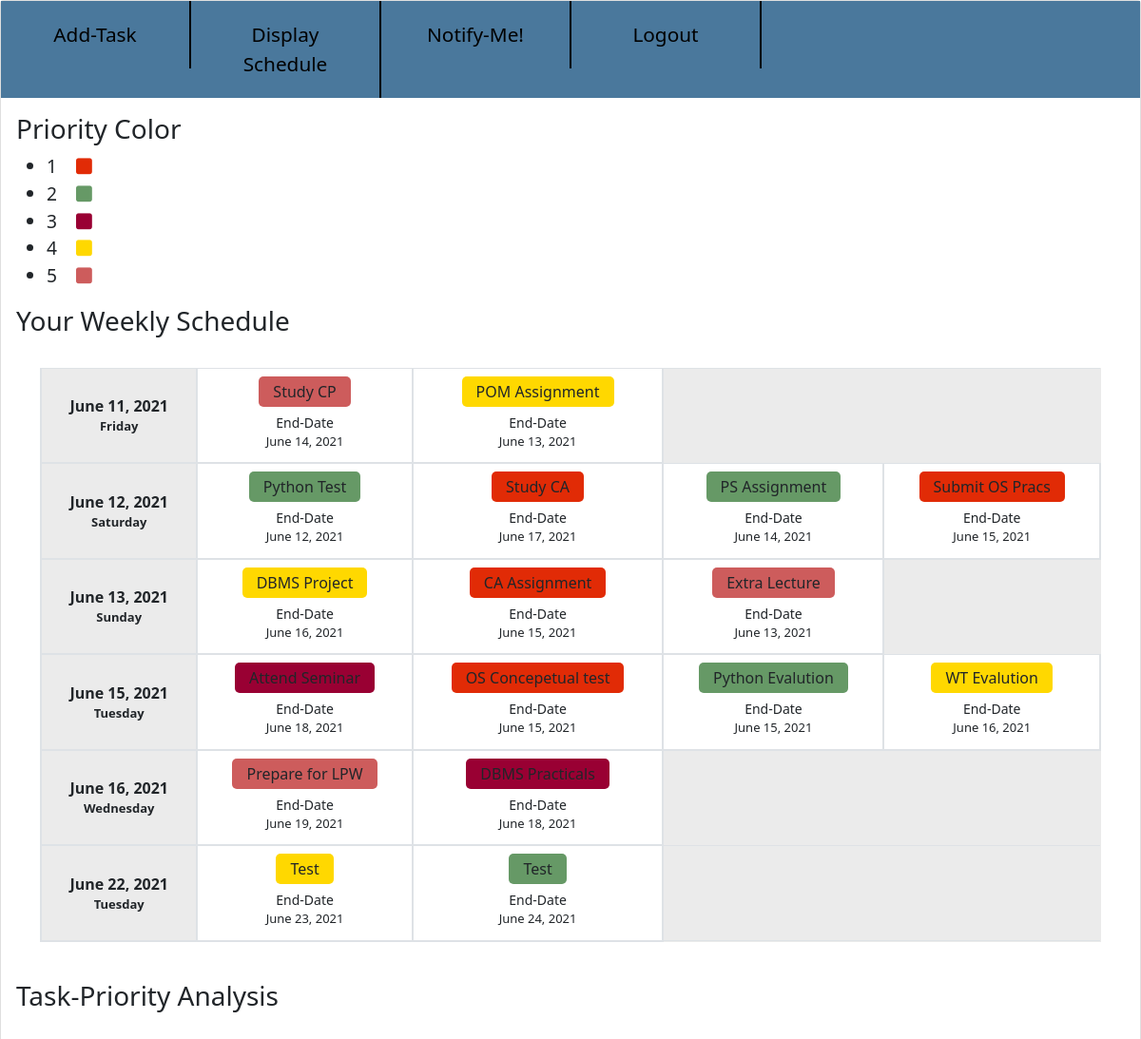
/task/showtasks/ (signed in), run on the app's committed database.
### task/models.py (models this page shows, shortened)
class Task_Details(models.Model):
    Email = models.ForeignKey(User_Table, on_delete=models.CASCADE)
    TaskName = models.CharField(max_length = 50)
    TaskDescription = models.CharField(max_length = 150)
    Priority = models.CharField(max_length = 2)
    StartDate = models.DateField()
    EndDate = models.DateField()
    Day = models.CharField(max_length = 10, default = 0)

### task/views.py (the view)
# urls.py: path('showtasks/',views.DisplayTaskPage, name='DisplayTaskPage'),
def DisplayTaskPage(request):
    task_dets = Task_Details.objects.filter(Email = request.session['email'])
    dates = Task_Details.objects.values('StartDate','Day').filter(Email = request.session['email']).order_by('StartDate').distinct()
    p1 = Task_Details.objects.filter(Priority = 1).count()
    p2 = Task_Details.objects.filter(Priority = 2).count()
    p3 = Task_Details.objects.filter(Priority = 3).count()
    p4 = Task_Details.objects.filter(Priority = 4).count()
    p5 = Task_Details.objects.filter(Priority = 5).count()
    return render(request,"task/DisplayTask.html",{'tasks':task_dets,'dates':dates,'p1':p1,'p2':p2,'p3':p3,'p4':p4,'p5':p5})

### task/templates/task/DisplayTask.html (shortened to what this page needs)
{% load static %}
<!DOCTYPE html>
<html>
<head>
	<link href="https://cdn.jsdelivr.net/npm/bootstrap@5.0.1/dist/css/bootstrap.min.css" rel="stylesheet">
</head>
<body>
	<section class="card">
		<div class="nav">
			<a href="{% url 'AddTaskPage' %}" style="float: left;">Add-Task</a>
			<a href="{% url 'DisplayTaskPage' %}" style="float: left;">Display Schedule</a>
			<a href="{% url 'Notify' %}" style="float: left;">Notify-Me!</a>
			<a href="{% url 'Logout' %}" style="float: left;">Logout</a>
		</div>
		<div class="card-body">
			<h3>Priority Color</h3>
			<ul style="font-size: 1.2em">
				<li>1 &nbsp;&nbsp;&nbsp;<span style="color: #E12B06;font-size: 1.2rem;"><i class="fas fa-square"></i></span></li>
				<li>2 &nbsp;&nbsp;&nbsp;<span style="color: #669966;font-size: 1.2rem;"><i class="fas fa-square"></i></span></li>
				<li>3 &nbsp;&nbsp;&nbsp;<span style="color: #990033;font-size: 1.2rem;"><i class="fas fa-square"></i></span></li>
				<li>4 &nbsp;&nbsp;&nbsp;<span style="color: #FFD800;font-size: 1.2rem;"><i class="fas fa-square"></i></span></li>
				<li>5 &nbsp;&nbsp;&nbsp;<span style="color: #CD5C5C;font-size: 1.2rem;"><i class="fas fa-square"></i></span></li>
			</ul>
			<h3>Your Weekly Schedule</h3><br>
			<div class="container">
				<div class="table-responsive">
					<table class="table table-bordered text-center">
						<tbody>
							{% for date in dates %}
								<tr>
									<th style="background-color: #EBEBEB;">{{date.StartDate}}
										<div class="font-size13">{{date.Day}}</div>
									</th>
									{% for task in tasks %}
										{% if task.StartDate == date.StartDate %}
											{% if task.Priority == "1" %}
												<td style="background-color: white;">
													<span class="bg-red padding-5px-tb padding-15px-lr border-radius-5 margin-10px-bottom font-size16 xs-font-size13" >{{task.TaskName}}</span>
													<div class="margin-10px-top font-size14">End-Date</div>
													<div class="font-size13 ">{{task.EndDate}}</div>
												</td>
											{% endif %}
											{% if task.Priority == "2" %}
												<td style="background-color: white;">
													<span class="bg-green padding-5px-tb padding-15px-lr border-radius-5 margin-10px-bottom font-size16 xs-font-size13" >{{task.TaskName}}</span>
													<div class="margin-10px-top font-size14">End-Date</div>
													<div class="font-size13 ">{{task.EndDate}}</div>
												</td>
											{% endif %}
											{% if task.Priority == "3" %}
												<td style="background-color: white;">
													<span class="bg-magenta padding-5px-tb padding-15px-lr border-radius-5 margin-10px-bottom font-size16 xs-font-size13" >{{task.TaskName}}</span>
													<div class="margin-10px-top font-size14">End-Date</div>
													<div class="font-size13 ">{{task.EndDate}}</div>
												</td>
											{% endif %}
											{% if task.Priority == "4" %}
												<td style="background-color: white;">
													<span class="bg-yellow padding-5px-tb padding-15px-lr border-radius-5 margin-10px-bottom font-size16 xs-font-size13" >{{task.TaskName}}</span>
													<div class="margin-10px-top font-size14">End-Date</div>
													<div class="font-size13 ">{{task.EndDate}}</div>
												</td>
											{% endif %}
											{% if task.Priority == "5" %}
												<td style="background-color: white;">
													<span class="bg-pink padding-5px-tb padding-15px-lr border-radius-5 margin-10px-bottom font-size16 xs-font-size13" >{{task.TaskName}}</span>
													<div class="margin-10px-top font-size14">End-Date</div>
													<div class="font-size13 ">{{task.EndDate}}</div>
												</td>
											{% endif %}
										{% endif %}
									{% endfor %}
								</tr>
							{% endfor %}
						</tbody>
					</table>
				</div>
			</div><br>
			<h3>Task-Priority Analysis</h3>
			<div id="container" style="width: 1000px; height: 500px;padding-left: 150px;"></div>
		</div>
	</section>
</body>
</html>

### task/templates/task/DisplayTask.html (style rules this page uses)
a { display: block; padding: 20px; color: black; text-decoration: none; width: 200px; position: relative; top: 0; bottom: 0; border-right: 2px solid black; text-align: center; }
.nav { width: 100%; background-color: #4A789C; top: 0; left: 0; font-size: 1.3em; color: whitesmoke; display: block; }
.bg-red { background-color: #E12B06 }
.bg-green { background-color: #669966; }
.bg-magenta { background-color: #990033 }
.bg-yellow { background-color: #FFD800; }
.bg-pink { background-color: #CD5C5C }
.padding-15px-lr { padding-left: 15px; padding-right: 15px; }
.padding-5px-tb { padding-top: 5px; padding-bottom: 5px; }
.margin-10px-bottom { margin-bottom: 10px; }
.border-radius-5 { border-radius: 5px; }
.margin-10px-top { margin-top: 10px; }
.font-size14 { font-size: 14px; }
.font-size13 { font-size: 13px; }
.table-bordered td, .table-bordered th { border: 2px solid #dee2e6; }
.table td, .table th { padding: .75rem; vertical-align: middle; border-top: 1px solid #dee2e6; }
.table { background-color: #EBEBEB; }

### data on the page
Task_Details: TaskName "Study CP", EndDate "June 14, 2021"
Task_Details: TaskName "POM Assignment", EndDate "June 13, 2021"
Task_Details: TaskName "Python Test", EndDate "June 12, 2021"
Task_Details: TaskName "Study CA", EndDate "June 17, 2021"
Task_Details: TaskName "PS Assignment", EndDate "June 14, 2021"
Task_Details: TaskName "Submit OS Pracs", EndDate "June 15, 2021"
Task_Details: TaskName "DBMS Project", EndDate "June 16, 2021"
Task_Details: TaskName "CA Assignment", EndDate "June 15, 2021"
Task_Details: TaskName "Extra Lecture", EndDate "June 13, 2021"
Task_Details: EndDate "June 18, 2021"
Task_Details: TaskName "OS Concepetual test", EndDate "June 15, 2021"
Task_Details: TaskName "Python Evalution", EndDate "June 15, 2021"
Task_Details: TaskName "WT Evalution", EndDate "June 16, 2021"
Task_Details: TaskName "Prepare for LPW", EndDate "June 19, 2021"
Task_Details: EndDate "June 18, 2021"
Task_Details: TaskName "Test", EndDate "June 23, 2021"
Task_Details: TaskName "Test", EndDate "June 24, 2021"

### other printed values
{{ date.StartDate }} "June 11, 2021" "June 12, 2021" "June 13, 2021" "June 15, 2021" "June 16, 2021" "June 22, 2021"
{{ date.Day }} "Friday" "Saturday" "Sunday" "Tuesday" "Wednesday" "Tuesday"
